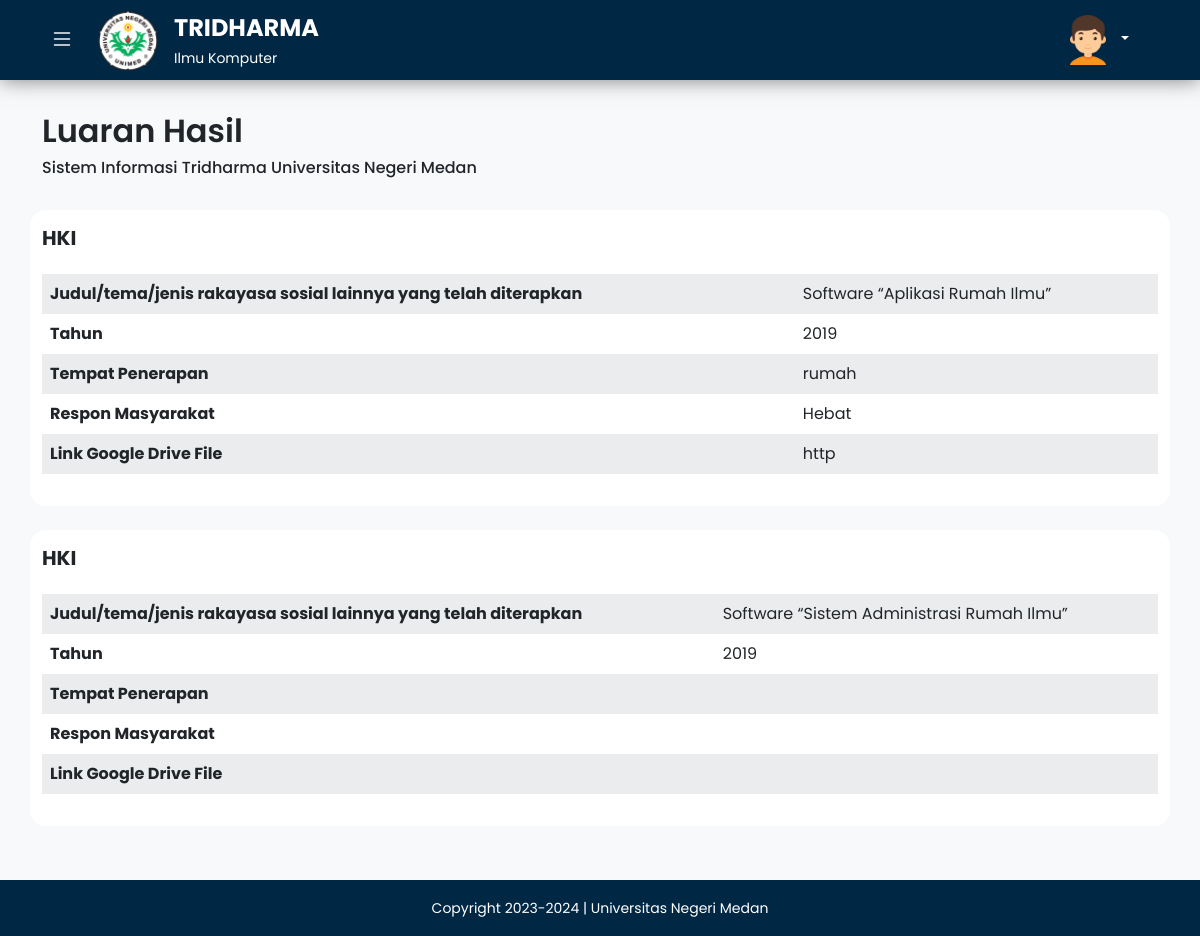
The app's page /hki.php (signed in) with its own data.
### tables this page shows
CREATE TABLE `tb_hki` (
  `id_hki` int NOT NULL,
  `judul_hki` varchar(255) DEFAULT NULL,
  `tahun` int DEFAULT NULL,
  `tempat_penerapan` varchar(50) DEFAULT NULL,
  `respon_masyarakat` varchar(255) DEFAULT NULL,
  `link_file` varchar(255) DEFAULT NULL,
  `id_dosen` int NOT NULL
);

### hki.php (the view, shortened to what this page needs)
<?php
include('./config/functions/dosen/functionAuth.php');
$result2 = mysqli_query($conn, "SELECT * FROM tb_hki WHERE id_dosen = $_SESSION[id_dosen]");
?>
<!DOCTYPE html>
<html lang="en">
  <head>
    <?php include ('./app/layouts/link.php'); ?>
    <link rel="stylesheet" href="assets/css/style.css" />
  </head>
  <body>
    <div class="wrapper-content">
      <?php include ('./app/layouts/navbar.php'); ?>
      <main>
        <div class="main-wrapper d-flex">
          <section class="main-content w-100 bg-light">
            <div class="container py-4">
              <div
                class="row makalah-title justify-content-center mb-2 mb-lg-3"
              >
                <div class="col-11 col-lg-12">
                  <div class="makalah-title-wrapper py-2">
                    <h2 class="fw-semibold">Luaran Hasil</h2>
                    <h6 class="text">
                      Sistem Informasi Tridharma Universitas Negeri Medan
                    </h6>
                  </div>
                </div>
              </div>
              <div class="row table-haki-section justify-content-center">
              <?php while ($data = mysqli_fetch_array($result2)) { ?>
              <div class="col-11 col-lg-12 haki-table-wrapper py-3 rounded-4 mb-4">
                  <div class="row heading-haki mb-3">
                    <div class="col-lg-12">
                      <h5 class="fw-bold">HKI</h5>
                    </div>
                  </div>
                  <div class="row table-section">
                    <div class="col-lg-12">
                      <div class="table-responsive">
                        <table class="table table-striped table-borderless">
                          <tbody>
                            <tr>
                              <th>
                                Judul/tema/jenis rakayasa sosial lainnya yang
                                telah diterapkan
                              </th>
                              <td><?= $data['judul_hki']; ?></td>
                            </tr>
                            <tr>
                              <th>Tahun</th>
                              <td><?= $data['tahun']; ?></td>
                            </tr>
                            <tr>
                              <th>Tempat Penerapan</th>
                              <td><?= $data['tempat_penerapan']; ?></td>
                            </tr>
                            <tr>
                              <th>Respon Masyarakat</th>
                               <td><?= $data['respon_masyarakat']; ?></td>
                            </tr>
                            <tr>
                              <th>Link Google Drive File</th>
                               <td><?= $data['link_file']; ?></td>
                            </tr>
                          </tbody>
                        </table>
                      </div>
                    </div>
                  </div>
                </div>
            <?php } ?>
            </div>
            </div>
          </section>
        </div>
      </main>
      <?php include ('./app/layouts/footer.php'); ?>
    </div>
  </body>
</html>

### app/assets/css/style.css (style rules this page uses)
* { margin: 0; padding: 0; box-sizing: border-box; font-family: "Poppins", sans-serif; }
.main-wrapper { position: relative; }
.main-wrapper .main-content { min-height: 100vh; }
.table-striped > tbody > tr:nth-child(odd) > td, .table-striped > tbody > tr:nth-child(odd) > th { background-color: #f8f9fa !important; }
.main-content .container .table-haki-section .haki-table-wrapper { background-color: white; }

### records on screen
tb_hki: judul_hki "Software “Aplikasi Rumah Ilmu”", tahun "2019", tempat_penerapan "rumah", respon_masyarakat "Hebat", link_file "http"
tb_hki: judul_hki "Software “Sistem Administrasi Rumah Ilmu”", tahun "2019"
